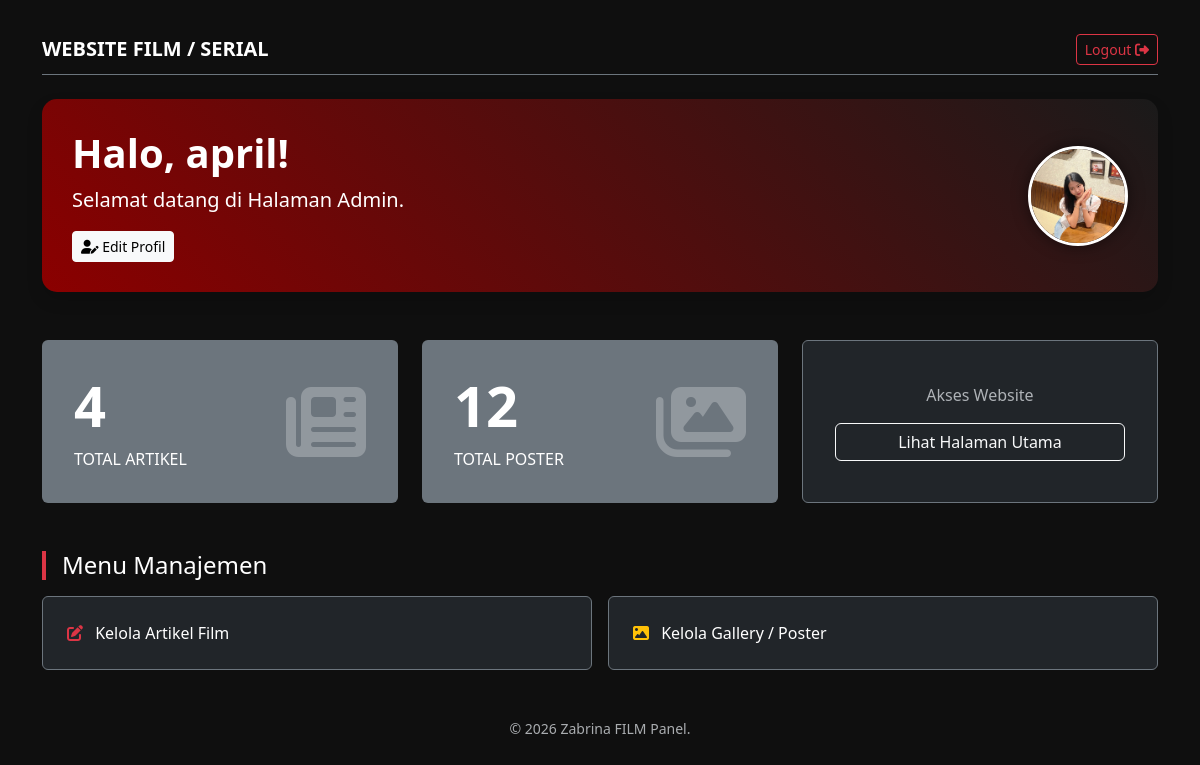
The page /admin.php (signed in) on the database its author committed.
### tables this page shows
CREATE TABLE `user` (
  `id` int(11) NOT NULL,
  `username` varchar(50) NOT NULL,
  `password` text NOT NULL,
  `foto` text NOT NULL
);

### admin.php (the view, shortened to what this page needs)
<?php
include "koneksi.php";
$u_user = $_SESSION['username'];
$user = $conn->query("SELECT * FROM user WHERE username='$u_user'")->fetch_assoc();
$jml_artikel = $conn->query("SELECT count(*) as total FROM artikel")->fetch_assoc()['total'];
$cek_gal = $conn->query("SHOW TABLES LIKE 'gallery'");
$jml_gallery = 0;
if($cek_gal->num_rows > 0){
    $jml_gallery = $conn->query("SELECT count(*) as total FROM gallery")->fetch_assoc()['total'];
}
?>
<!DOCTYPE html>
<html lang="id" data-bs-theme="dark">
<head>
    <link href="https://cdn.jsdelivr.net/npm/bootstrap@5.3.3/dist/css/bootstrap.min.css" rel="stylesheet">
    <link rel="stylesheet" href="https://cdnjs.cloudflare.com/ajax/libs/font-awesome/6.5.2/css/all.min.css">
</head>
<body class="p-4">
    <div class="container">
        <nav class="navbar navbar-dark bg-transparent border-bottom border-secondary mb-4">
            <span class="navbar-brand mb-0 h1 fw-bold">WEBSITE FILM / SERIAL</span>
            <a href="logout.php" class="btn btn-outline-danger btn-sm">Logout <i class="fa-solid fa-right-from-bracket"></i></a>
        </nav>
        <div class="welcome-box shadow mb-5">
            <div>
                <h1 class="display-6 fw-bold">Halo, <?= $user['username'] ?>!</h1>
                <p class="lead mb-0">Selamat datang di Halaman Admin.</p>
                <a href="profil.php" class="btn btn-sm btn-light mt-3"><i class="fa-solid fa-user-pen"></i> Edit Profil</a>
            </div>
            <div class="d-none d-md-block">
                <?php if (!empty($user['foto']) && file_exists($user['foto'])): ?>
                    <img src="<?= $user['foto'] ?>" class="rounded-circle profile-img">
                <?php else: ?>
                    <img src="https://via.placeholder.com/100" class="rounded-circle profile-img">
                <?php endif; ?>
            </div>
        </div>
        <div class="row g-4 mb-5">
            <div class="col-md-4">
                <div class="card card-stat bg-secondary text-white h-100 p-3">
                    <div class="card-body d-flex justify-content-between align-items-center">
                        <div>
                            <h2 class="display-4 fw-bold"><?= $jml_artikel ?></h2>
                            <p class="card-text text-uppercase">Total Artikel</p>
                        </div>
                        <i class="fa-solid fa-newspaper display-1 opacity-25"></i>
                    </div>
                </div>
            </div>
            <div class="col-md-4">
                <div class="card card-stat bg-secondary text-white h-100 p-3">
                    <div class="card-body d-flex justify-content-between align-items-center">
                        <div>
                            <h2 class="display-4 fw-bold"><?= $jml_gallery ?></h2>
                            <p class="card-text text-uppercase">Total Poster</p>
                        </div>
                        <i class="fa-solid fa-images display-1 opacity-25"></i>
                    </div>
                </div>
            </div>
            <div class="col-md-4">
                <div class="card card-stat bg-dark border border-secondary text-white h-100 p-3">
                    <div class="card-body text-center d-flex flex-column justify-content-center">
                        <p class="text-muted">Akses Website</p>
                        <a href="index.php" class="btn btn-outline-light w-100">Lihat Halaman Utama</a>
                    </div>
                </div>
            </div>
        </div>
        <h4 class="mb-3 border-start border-4 border-danger ps-3 text-white">Menu Manajemen</h4>
        <div class="row g-3">
            <div class="col-md-6">
                <a href="kelola_artikel.php" class="btn btn-dark w-100 p-4 border border-secondary text-start">
                    <i class="fa-solid fa-pen-to-square text-danger me-2"></i> Kelola Artikel Film
                </a>
            </div>
            <div class="col-md-6">
                <a href="kelola_gallery.php" class="btn btn-dark w-100 p-4 border border-secondary text-start">
                    <i class="fa-solid fa-image text-warning me-2"></i> Kelola Gallery / Poster
                </a>
            </div>
        </div>
        <footer class="mt-5 text-center text-muted small">
            &copy; 2026 Zabrina FILM Panel.
        </footer>
    </div>
</body>
</html>

### admin.php (style rules this page uses)
body { background-color: #0f0f0f; }
.card-stat { transition: transform 0.3s; border: none; }
.welcome-box { background: linear-gradient(45deg, #8B0000, #1a1a1a); border-radius: 15px; padding: 30px; color: white; display: flex; align-items: center; justify-content: space-between; }
.profile-img { width: 100px; height: 100px; object-fit: cover; border: 3px solid white; box-shadow: 0 0 15px rgba(0,0,0,0.5); }

### rows shown on the page
user: username "april", foto (picture)

### other values the page prints
$jml_artikel "4"
$jml_gallery "12"
